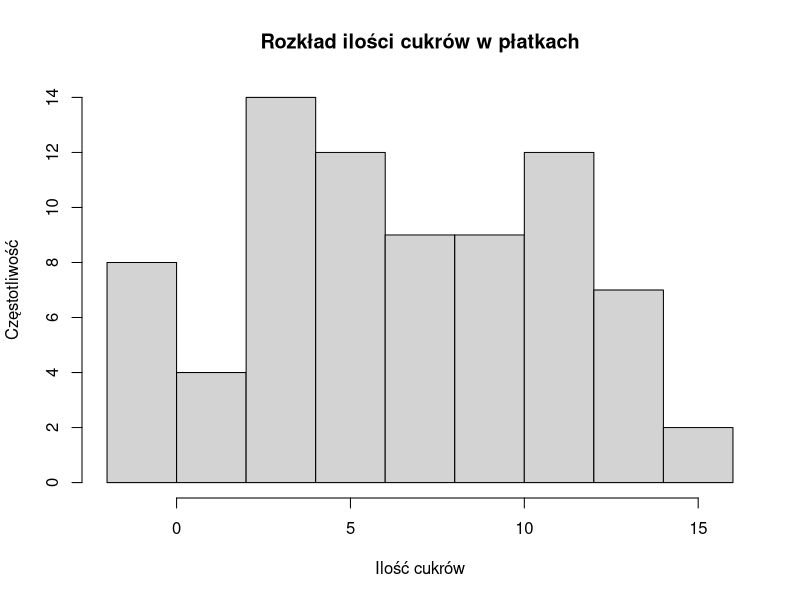
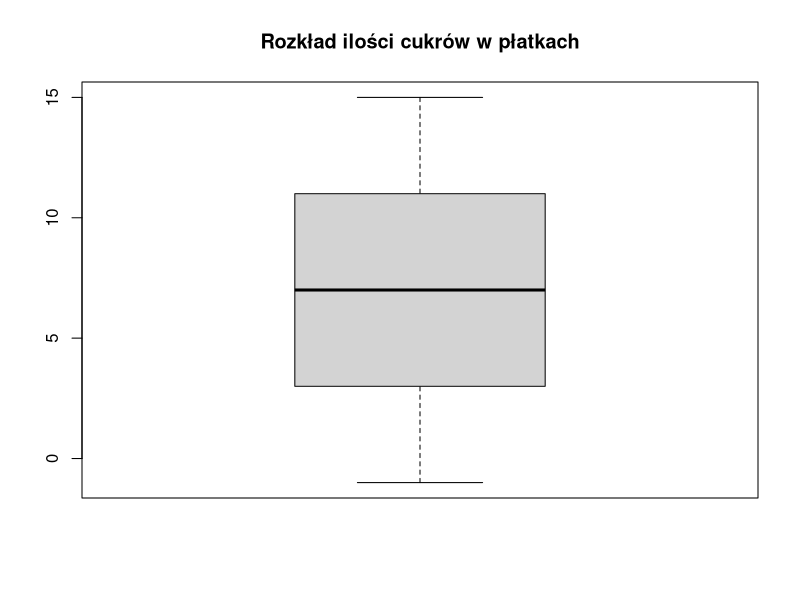
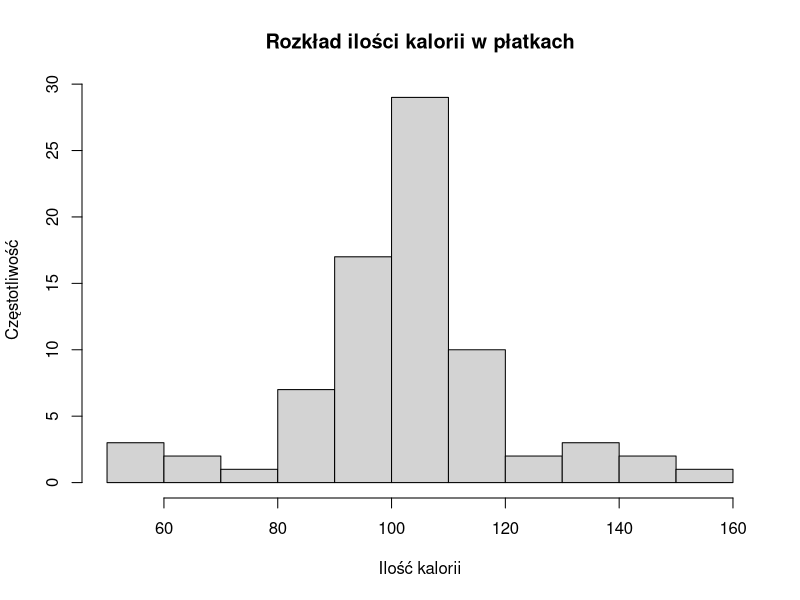
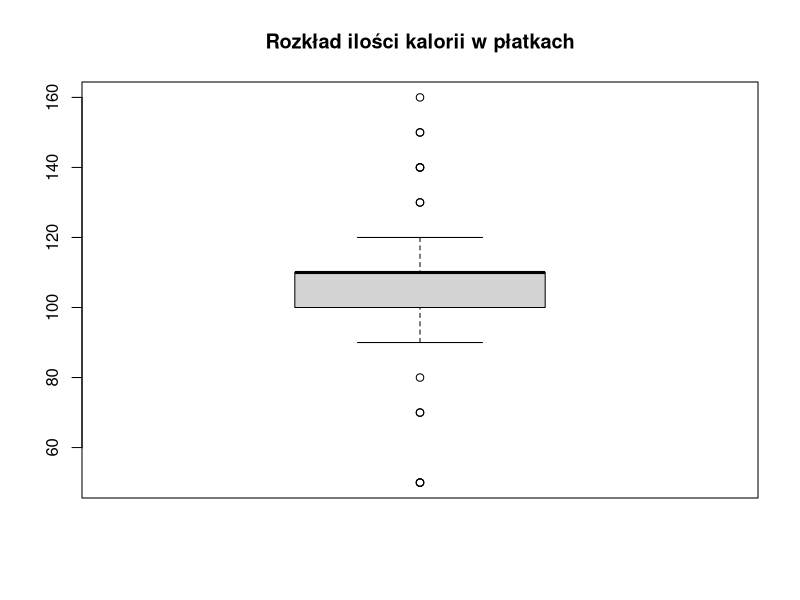

Here is the R script that generated these plots, in order:
# 1. Opis tabelaryczny (wprowadzenie danych w postaci tabeli)

install.packages("readxl")
library(readxl)
myData <- read_excel("cereal.xlsx")

#2.Graficzna prezentacja wynik?w (histogram, wykres pude?kowy)

cals <- myData$calories
sugs <- myData$sugars

# a) Cukry - histogram i wykres pude?kowy

pdf("Cukry.pdf")

hist(sugs, main = "Rozkład ilości cukrów w płatkach", xlab = "Ilość cukrów", ylab = "Częstotliwość")
boxplot(sugs, main = "Rozkład ilości cukrów w płatkach")

dev.off()

# b) Kalorie - histogram i wykres pude?kowy

pdf("Kalorie.pdf")

hist(cals, main = "Rozkład ilości kalorii w płatkach", xlab = "Ilość kalorii", ylab = "Częstotliwość")
boxplot(cals, main = "Rozkład ilości kalorii w płatkach")

dev.off()







#apply(sugs,2,median) #to samo co  -> median(myData$sugars)
 
#pdf("Sugars.pdf")
# boxplot(sugs, main ="Rozłożenie ilości cukru w p?atkach")
#plot(ecdf(sugs),main ="Roz?o?enie ilo?ci cukru w p?atkach")
#hist(sugs, main ="Roz?o?enie ilo?ci cukru w p?atkach")
#lines(sugs,lwd =2,col ="blue")
#dev.off() #!!!!


